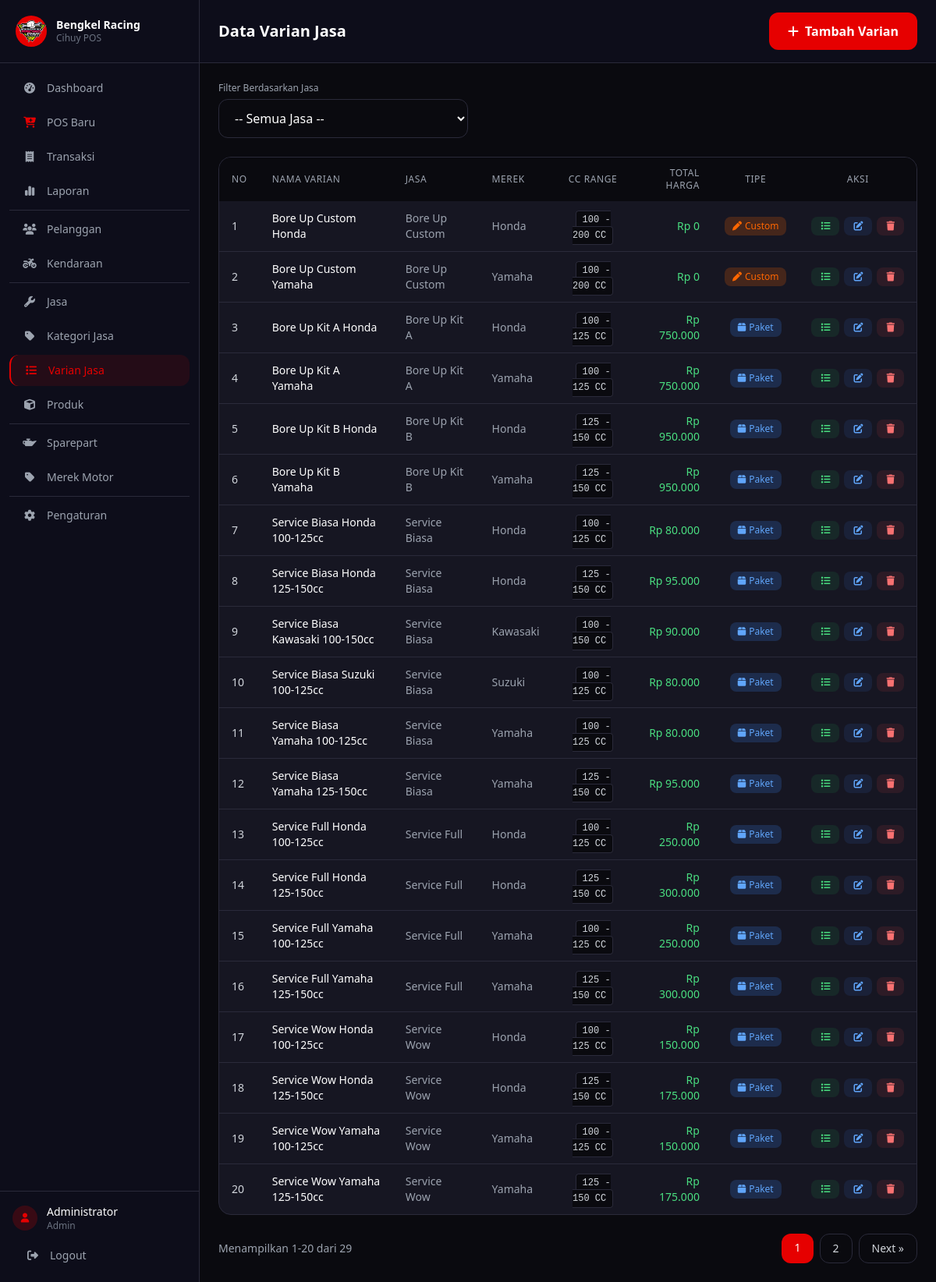
The app's page /pages/varian/index.php (signed in) with its own data.
### tables this page shows
CREATE TABLE varian_jasa (
    id INT AUTO_INCREMENT PRIMARY KEY,
    id_jasa INT NOT NULL,
    id_merek INT NOT NULL,
    cc_min INT NOT NULL,
    cc_max INT NOT NULL,
    nama_varian VARCHAR(200),
    total_harga INT NOT NULL DEFAULT 0,
    is_custom TINYINT(1) DEFAULT 0,
    FOREIGN KEY (id_jasa) REFERENCES jasa(id),
    FOREIGN KEY (id_merek) REFERENCES merek(id)
);

CREATE TABLE jasa (
    id INT AUTO_INCREMENT PRIMARY KEY,
    id_kategori INT NOT NULL,
    nama VARCHAR(200) NOT NULL,
    deskripsi TEXT,
    FOREIGN KEY (id_kategori) REFERENCES kategori_jasa(id)
);

CREATE TABLE merek (
    id INT AUTO_INCREMENT PRIMARY KEY,
    nama VARCHAR(50) NOT NULL UNIQUE
);

### pages/varian/index.php (the view, shortened to what this page needs)
<?php
require_once '../../config/database.php';
$page = (int)($_GET['page'] ?? 1);
$limit = 20;
$offset = ($page - 1) * $limit;
$where = '';
$total = $conn->query("SELECT COUNT(*) FROM varian_jasa v JOIN jasa j ON v.id_jasa = j.id JOIN merek m ON v.id_merek = m.id $where")->fetch_row()[0];
$total_pages = ceil($total / $limit);
$sql = "SELECT v.*, j.nama AS nama_jasa, m.nama AS nama_merek
        FROM varian_jasa v
        JOIN jasa j ON v.id_jasa = j.id
        JOIN merek m ON v.id_merek = m.id
        $where
        ORDER BY j.nama ASC, v.nama_varian ASC
        LIMIT $limit OFFSET $offset";
$varian = $conn->query($sql);
$preserve_params = '';
?>
<?php include '../../layout/header.php'; ?>
<?php include '../../layout/sidebar.php'; ?>
<div class="flex-1 flex flex-col w-full min-w-0">
    <header class="bg-[#0d0d1a] border-b border-[#2a2a3a] px-4 md:px-6 py-4 pl-16 md:pl-6">
        <div class="flex flex-col sm:flex-row items-start sm:items-center justify-between gap-2">
            <h2 class="text-xl font-bold text-white">Data Varian Jasa</h2>
            <a href="tambah.php" class="w-full sm:w-auto text-center px-6 py-3 bg-[#e60000] hover:bg-[#ffd700] text-white font-semibold rounded-xl transition-colors">
                <i class="fas fa-plus mr-2"></i>Tambah Varian
            </a>
        </div>
    </header>
    <main class="flex-1 p-4 md:p-6 overflow-y-auto">
        <div class="mb-6">
            <form action="" method="GET" class="flex flex-col sm:flex-row gap-3 items-stretch sm:items-end">
                <div class="w-full sm:max-w-xs">
                    <label for="id_jasa" class="block text-gray-400 text-xs font-medium mb-1.5">Filter Berdasarkan Jasa</label>
                    <select id="id_jasa" name="id_jasa"
                        class="w-full px-4 py-3 bg-[#0a0a0f] border border-[#2a2a3a] rounded-xl text-white focus:outline-none focus:border-[#e60000]"
                        onchange="this.form.submit()">
                        <option value="">-- Semua Jasa --</option>
                    </select>
                </div>
            </form>
        </div>
        <div class="bg-[#161622] rounded-2xl border border-[#2a2a3a] overflow-hidden">
            <div class="table-responsive">
            <table class="table-custom w-full">
                <thead>
                    <tr class="bg-[#0a0a0f]">
                        <th class="px-4 py-3 text-left text-xs font-medium text-gray-400 uppercase tracking-wider">No</th>
                        <th class="px-4 py-3 text-left text-xs font-medium text-gray-400 uppercase tracking-wider">Nama Varian</th>
                        <th class="px-4 py-3 text-left text-xs font-medium text-gray-400 uppercase tracking-wider">Jasa</th>
                        <th class="px-4 py-3 text-left text-xs font-medium text-gray-400 uppercase tracking-wider">Merek</th>
                        <th class="px-4 py-3 text-center text-xs font-medium text-gray-400 uppercase tracking-wider">CC Range</th>
                        <th class="px-4 py-3 text-right text-xs font-medium text-gray-400 uppercase tracking-wider">Total Harga</th>
                        <th class="px-4 py-3 text-center text-xs font-medium text-gray-400 uppercase tracking-wider">Tipe</th>
                        <th class="px-4 py-3 text-center text-xs font-medium text-gray-400 uppercase tracking-wider">Aksi</th>
                    </tr>
                </thead>
                <tbody class="divide-y divide-[#2a2a3a]">
                    <?php $no = $offset + 1; ?>
                    <?php while ($row = $varian->fetch_assoc()): ?>
                        <tr class="hover:bg-[#0a0a0f] transition-colors">
                            <td class="px-4 py-3 text-sm text-gray-300"><?= $no++ ?></td>
                            <td class="px-4 py-3 text-sm text-white font-medium">
                                <?= htmlspecialchars($row['nama_varian'] ?: '-') ?>
                            </td>
                            <td class="px-4 py-3 text-sm text-gray-400"><?= htmlspecialchars($row['nama_jasa']) ?></td>
                            <td class="px-4 py-3 text-sm text-gray-400"><?= htmlspecialchars($row['nama_merek']) ?></td>
                            <td class="px-4 py-3 text-sm text-center text-gray-300">
                                <span class="font-mono text-xs bg-[#0a0a0f] px-2 py-1 rounded border border-[#2a2a3a]">
                                    <?= $row['cc_min'] ?> - <?= $row['cc_max'] ?> CC
                                </span>
                            </td>
                            <td class="px-4 py-3 text-sm text-right text-green-400 font-medium">
                                Rp <?= number_format($row['total_harga'], 0, ',', '.') ?>
                            </td>
                            <td class="px-4 py-3 text-sm text-center">
                                <?php if ($row['is_custom']): ?>
                                    <span class="inline-flex items-center gap-1 px-2.5 py-1 bg-[#ff6600]/20 text-[#ff6600] rounded-lg text-xs font-medium">
                                        <i class="fas fa-pen"></i> Custom
                                    </span>
                                <?php else: ?>
                                    <span class="inline-flex items-center gap-1 px-2.5 py-1 bg-blue-500/20 text-blue-400 rounded-lg text-xs font-medium">
                                        <i class="fas fa-box"></i> Paket
                                    </span>
                                <?php endif; ?>
                            </td>
                            <td class="px-4 py-3 text-sm text-center">
                                <div class="flex items-center justify-center gap-1.5">
                                    <a href="item.php?id=<?= $row['id'] ?>"
                                        class="inline-flex items-center gap-1 px-3 py-1.5 bg-green-500/10 text-green-400 rounded-lg hover:bg-green-500/20 transition-colors text-xs font-medium"
                                        title="Kelola Item">
                                        <i class="fas fa-list"></i>
                                    </a>
                                    <a href="edit.php?id=<?= $row['id'] ?>"
                                        class="inline-flex items-center gap-1 px-3 py-1.5 bg-blue-500/10 text-blue-400 rounded-lg hover:bg-blue-500/20 transition-colors text-xs font-medium">
                                        <i class="fas fa-edit"></i>
                                    </a>
                                    <a href="hapus.php?id=<?= $row['id'] ?>"
                                        class="inline-flex items-center gap-1 px-3 py-1.5 bg-red-500/10 text-red-400 rounded-lg hover:bg-red-500/20 transition-colors text-xs font-medium btn-hapus"
                                        data-nama="<?= htmlspecialchars($row['nama_varian'] ?: $row['nama_jasa'] . ' - ' . $row['nama_merek']) ?>">
                                        <i class="fas fa-trash"></i>
                                    </a>
                                </div>
                            </td>
                        </tr>
                    <?php endwhile; ?>
                </tbody>
            </table>
            </div>
        </div>
        <?php if ($total_pages > 1): ?>
        <div class="flex flex-col sm:flex-row items-center justify-between gap-3 mt-6">
            <p class="text-sm text-gray-400">Menampilkan <?= $offset + 1 ?>-<?= min($offset + $limit, $total) ?> dari <?= $total ?></p>
            <div class="flex flex-wrap gap-2">
                <?php for ($i = 1; $i <= $total_pages; $i++): ?>
                    <a href="?page=<?= $i ?><?= $preserve_params ?>" class="px-4 py-2 rounded-xl text-sm transition-colors <?= $i == $page ? 'bg-[#e60000] text-white' : 'bg-[#0a0a0f] border border-[#2a2a3a] text-gray-300 hover:text-white hover:border-[#e60000]' ?>"><?= $i ?></a>
                <?php endfor; ?>
                <?php if ($page < $total_pages): ?>
                    <a href="?page=<?= $page + 1 ?><?= $preserve_params ?>" class="px-4 py-2 bg-[#0a0a0f] border border-[#2a2a3a] rounded-xl text-sm text-gray-300 hover:text-white hover:border-[#e60000] transition-colors">Next »</a>
                <?php endif; ?>
            </div>
        </div>
        <?php endif; ?>
    </main>
</div>
<?php include '../../layout/footer.php'; ?>

### assets/css/style.css (style rules this page uses)
* { transition: background-color 0.2s, border-color 0.2s; }
.table-custom th { font-size: 0.75rem; text-transform: uppercase; letter-spacing: 0.05em; }
.table-responsive { overflow-x: auto; -webkit-overflow-scrolling: touch; }

### records on screen
varian_jasa: nama_varian "Bore Up Custom Honda", id_jasa.nama "Bore Up Custom", id_merek.nama "Honda", cc_min "100", cc_max "200", total_harga "0", is_custom 1 (drawn)
varian_jasa: nama_varian "Bore Up Custom Yamaha", id_jasa.nama "Bore Up Custom", id_merek.nama "Yamaha", cc_min "100", cc_max "200", total_harga "0", is_custom 1 (drawn)
varian_jasa: nama_varian "Bore Up Kit A Honda", id_jasa.nama "Bore Up Kit A", id_merek.nama "Honda", cc_min "100", cc_max "125", total_harga "750.000", is_custom 0 (drawn)
varian_jasa: nama_varian "Bore Up Kit A Yamaha", id_jasa.nama "Bore Up Kit A", id_merek.nama "Yamaha", cc_min "100", cc_max "125", total_harga "750.000", is_custom 0 (drawn)
varian_jasa: nama_varian "Bore Up Kit B Honda", id_jasa.nama "Bore Up Kit B", id_merek.nama "Honda", cc_min "125", cc_max "150", total_harga "950.000", is_custom 0 (drawn)
varian_jasa: nama_varian "Bore Up Kit B Yamaha", id_jasa.nama "Bore Up Kit B", id_merek.nama "Yamaha", cc_min "125", cc_max "150", total_harga "950.000", is_custom 0 (drawn)
varian_jasa: nama_varian "Service Biasa Honda 100-125cc", id_jasa.nama "Service Biasa", id_merek.nama "Honda", cc_min "100", cc_max "125", total_harga "80.000", is_custom 0 (drawn)
varian_jasa: nama_varian "Service Biasa Honda 125-150cc", id_jasa.nama "Service Biasa", id_merek.nama "Honda", cc_min "125", cc_max "150", total_harga "95.000", is_custom 0 (drawn)
varian_jasa: nama_varian "Service Biasa Kawasaki 100-150cc", id_jasa.nama "Service Biasa", id_merek.nama "Kawasaki", cc_min "100", cc_max "150", total_harga "90.000", is_custom 0 (drawn)
varian_jasa: nama_varian "Service Biasa Suzuki 100-125cc", id_jasa.nama "Service Biasa", id_merek.nama "Suzuki", cc_min "100", cc_max "125", total_harga "80.000", is_custom 0 (drawn)
varian_jasa: nama_varian "Service Biasa Yamaha 100-125cc", id_jasa.nama "Service Biasa", id_merek.nama "Yamaha", cc_min "100", cc_max "125", total_harga "80.000", is_custom 0 (drawn)
varian_jasa: nama_varian "Service Biasa Yamaha 125-150cc", id_jasa.nama "Service Biasa", id_merek.nama "Yamaha", cc_min "125", cc_max "150", total_harga "95.000", is_custom 0 (drawn)
varian_jasa: nama_varian "Service Full Honda 100-125cc", id_jasa.nama "Service Full", id_merek.nama "Honda", cc_min "100", cc_max "125", total_harga "250.000", is_custom 0 (drawn)
varian_jasa: nama_varian "Service Full Honda 125-150cc", id_jasa.nama "Service Full", id_merek.nama "Honda", cc_min "125", cc_max "150", total_harga "300.000", is_custom 0 (drawn)
varian_jasa: nama_varian "Service Full Yamaha 100-125cc", id_jasa.nama "Service Full", id_merek.nama "Yamaha", cc_min "100", cc_max "125", total_harga "250.000", is_custom 0 (drawn)
varian_jasa: nama_varian "Service Full Yamaha 125-150cc", id_jasa.nama "Service Full", id_merek.nama "Yamaha", cc_min "125", cc_max "150", total_harga "300.000", is_custom 0 (drawn)
varian_jasa: nama_varian "Service Wow Honda 100-125cc", id_jasa.nama "Service Wow", id_merek.nama "Honda", cc_min "100", cc_max "125", total_harga "150.000", is_custom 0 (drawn)
varian_jasa: nama_varian "Service Wow Honda 125-150cc", id_jasa.nama "Service Wow", id_merek.nama "Honda", cc_min "125", cc_max "150", total_harga "175.000", is_custom 0 (drawn)
varian_jasa: nama_varian "Service Wow Yamaha 100-125cc", id_jasa.nama "Service Wow", id_merek.nama "Yamaha", cc_min "100", cc_max "125", total_harga "150.000", is_custom 0 (drawn)
varian_jasa: nama_varian "Service Wow Yamaha 125-150cc", id_jasa.nama "Service Wow", id_merek.nama "Yamaha", cc_min "125", cc_max "150", total_harga "175.000", is_custom 0 (drawn)

### other values on screen
$item['label'] "Dashboard"
$item['label'] "POS Baru"
$item['label'] "Transaksi"
$item['label'] "Laporan"
$item['label'] "Pelanggan"
$item['label'] "Kendaraan"
$item['label'] "Jasa"
$item['label'] "Kategori Jasa"
$item['label'] "Varian Jasa"
$item['label'] "Produk"
$item['label'] "Sparepart"
$item['label'] "Merek Motor"
$item['label'] "Pengaturan"
$_SESSION['nama'] "Administrator"
$_SESSION['role'] "Admin"
